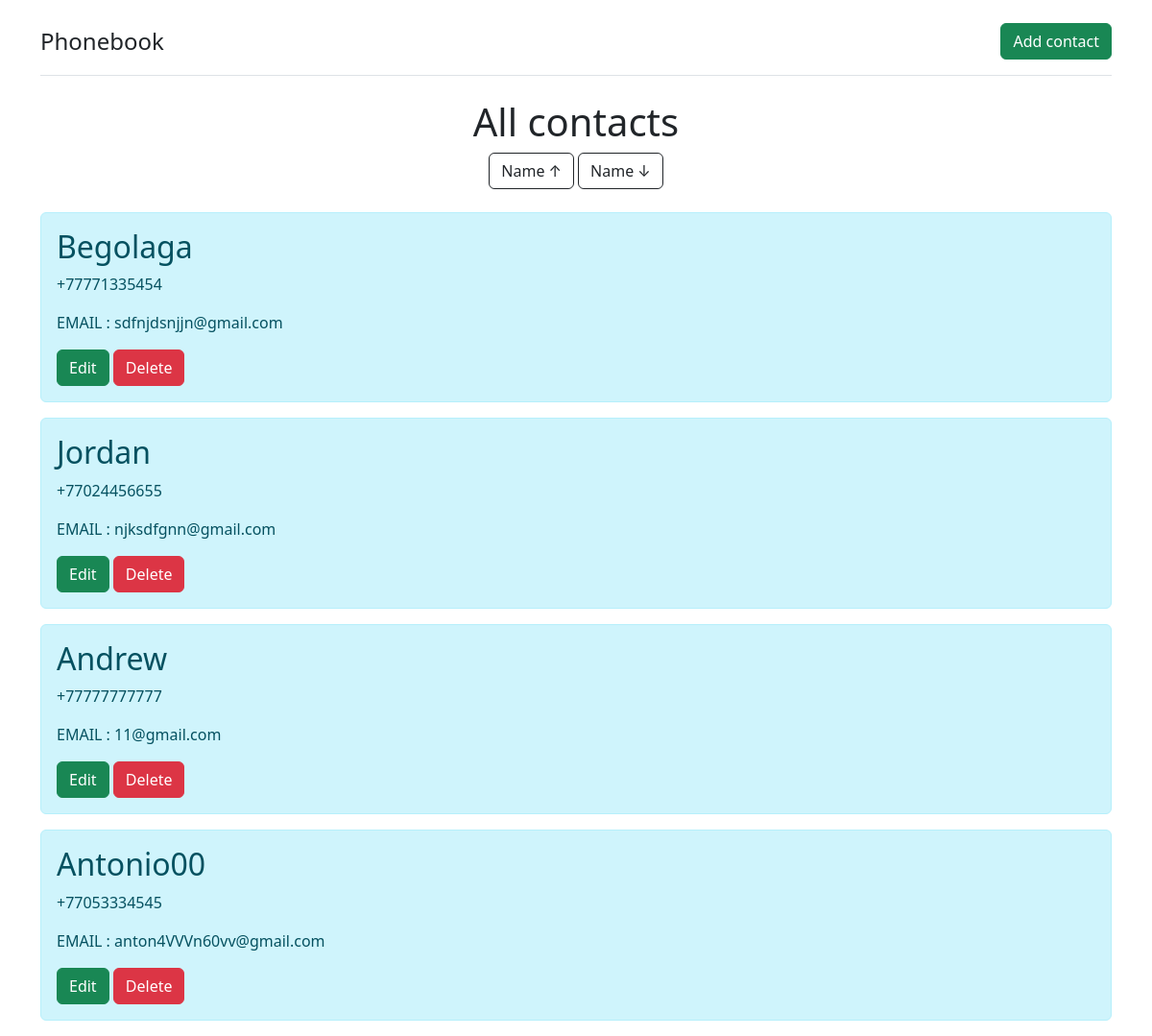
Before: / with the older database file.
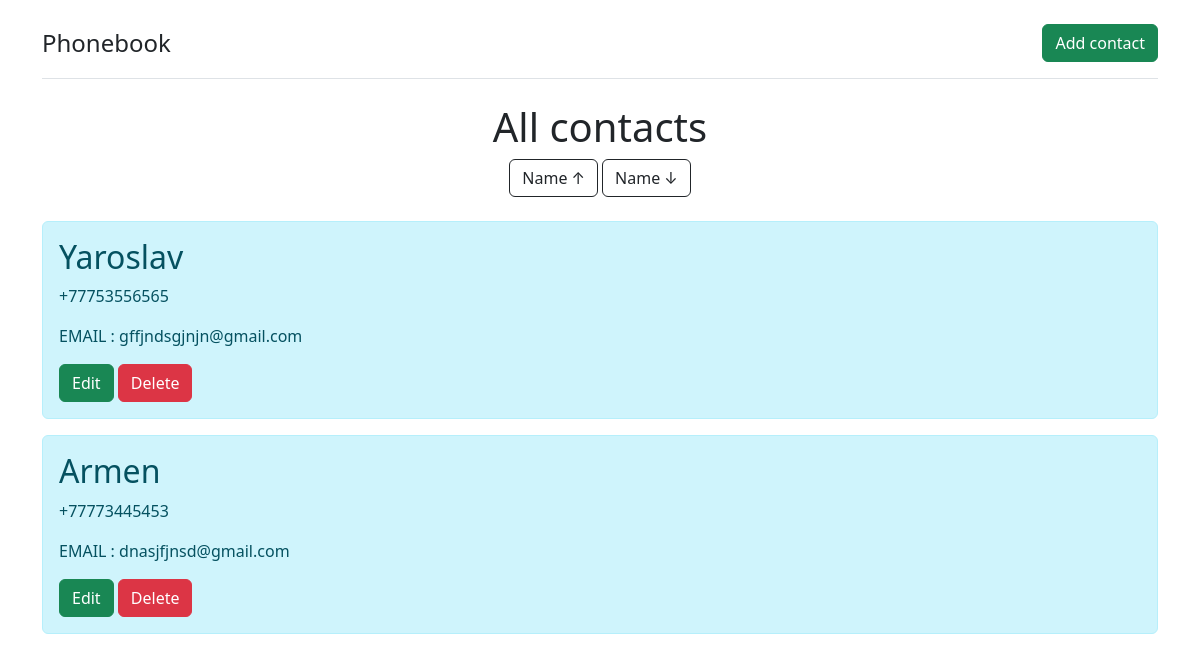
After: the same page with the newer database file.
### contacts/models.py (models this page shows, shortened)
class Contact(models.Model):
    name = models.CharField(max_length=32, null=False)
    phone_number = models.CharField(max_length=32, null=False)
    email = models.EmailField(max_length=64)
    class Meta:
        verbose_name = 'Contact'
        verbose_name_plural = 'Contacts'

### contacts/views.py (the view)
# urls.py: path('', ContactView.as_view()),
class ContactView(View):
    def get(self, request):
        contacts = Contact.objects.all().order_by('-id')
        buttons = ['btn btn-outline-dark', 'btn btn-outline-dark']
        data = {'contacts': contacts, 'buttons': buttons}
        return render(request, 'main.html', data)

### templates/main.html (shortened to what this page needs)
{% extends 'index.html' %}
{% block body %}
    {% if contacts|length > 0 %}
        <div class="container d-flex justify-content-center">
            <h1>All contacts</h1>
        </div>
        <div class="container d-flex justify-content-center">
            <form action="">
                <a href="nameup" class="{{ buttons.0 }}">Name ↑</a>
                <a href="namedown" class="{{ buttons.1 }}">Name ↓</a>
            </form>
        </div>
        <div class="container">
            <br>
            {% for contact in contacts %}
            <div class="alert alert-info">
                <h2>{{ contact.name }}</h2>
                <p>{{ contact.phone_number }}</p>
                <p>EMAIL : {{ contact.email }}</p>
                <a href="/{{ contact.id }}/edit" class="btn btn-success">Edit</a>
                <a href="/{{ contact.id }}/delete" class="btn btn-danger">Delete</a>
            </div>
            {% endfor %}
        </div>
    {% else %}
        <div class="container d-flex justify-content-center">
            <h1>Your phonebook is empty :(</h1>
        </div>
    {% endif %}
{% endblock %}

### templates/index.html (shortened to what this page needs)
<!DOCTYPE html>
<html lang="en">
<head>
    <link rel="stylesheet" href="https://cdn.jsdelivr.net/npm/bootstrap@5.2.3/dist/css/bootstrap.min.css">
</head>
<body>
  <br>
    <div class="container">
    <div class="d-flex flex-column flex-md-row align-items-center pb-3 mb-4 border-bottom">
        <a href="/" class="d-flex align-items-center text-dark text-decoration-none">
          <span class="fs-4">Phonebook</span>
        </a>
        <nav class="d-inline-flex mt-2 mt-md-0 ms-md-auto">
          <a class="btn btn-success" href="/add">Add contact</a>
        </nav>
      </div>
    </div>
    {% block body %}
    {% endblock %}
</body>
</html>

Changed rows visible on the page:
removed Contact: name "Begolaga", phone_number "+77771335454", email "sdfnjdsnjjn@gmail.com"
removed Contact: name "Jordan", phone_number "+77024456655", email "njksdfgnn@gmail.com"
removed Contact: name "Andrew", phone_number "+77777777777", email "11@gmail.com"
removed Contact: name "Antonio00", phone_number "+77053334545", email "anton4VVVn60vv@gmail.com"
added Contact: name "Yaroslav", phone_number "+77753556565", email "gffjndsgjnjn@gmail.com"
added Contact: name "Armen", phone_number "+77773445453", email "dnasjfjnsd@gmail.com"
